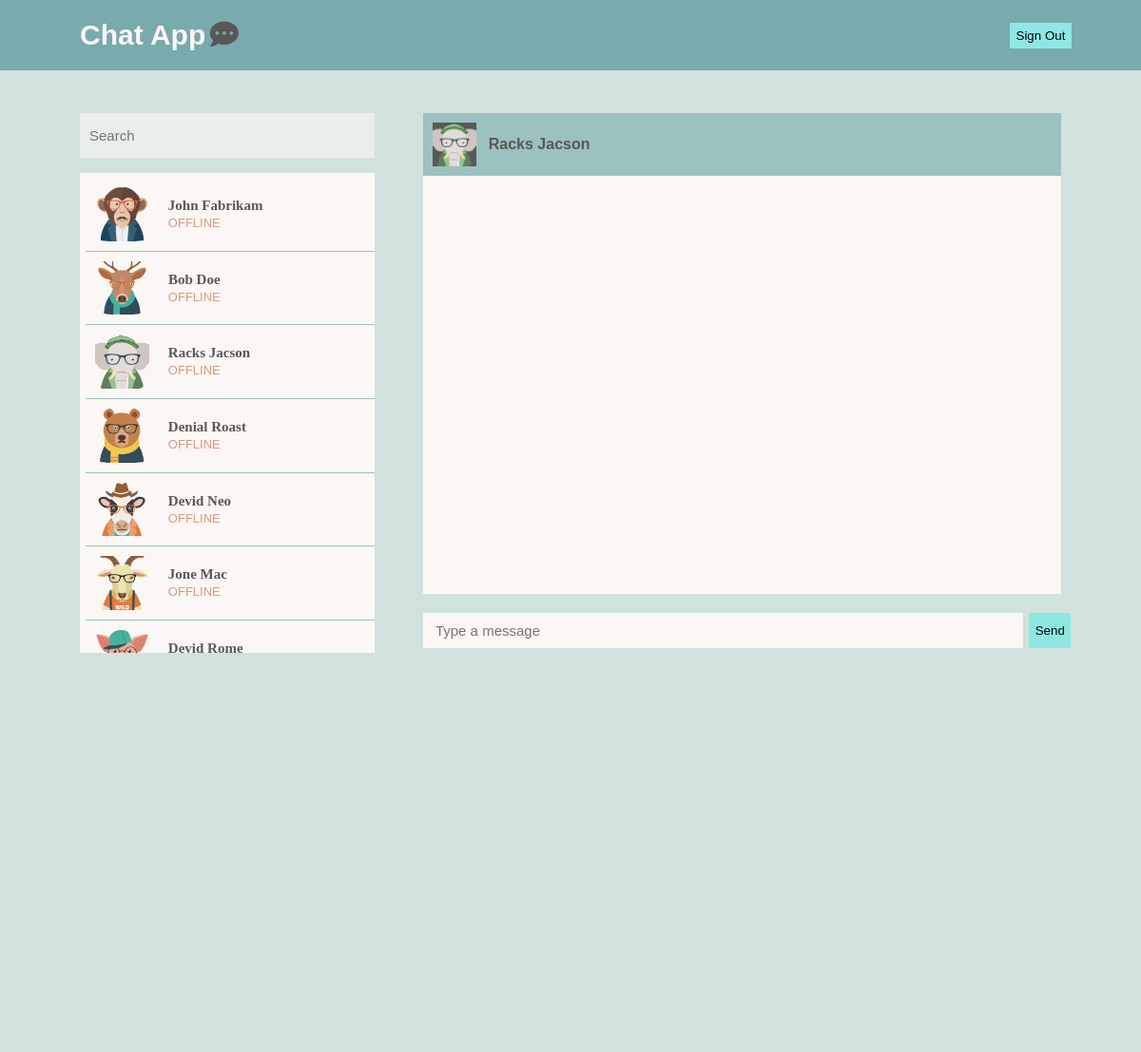
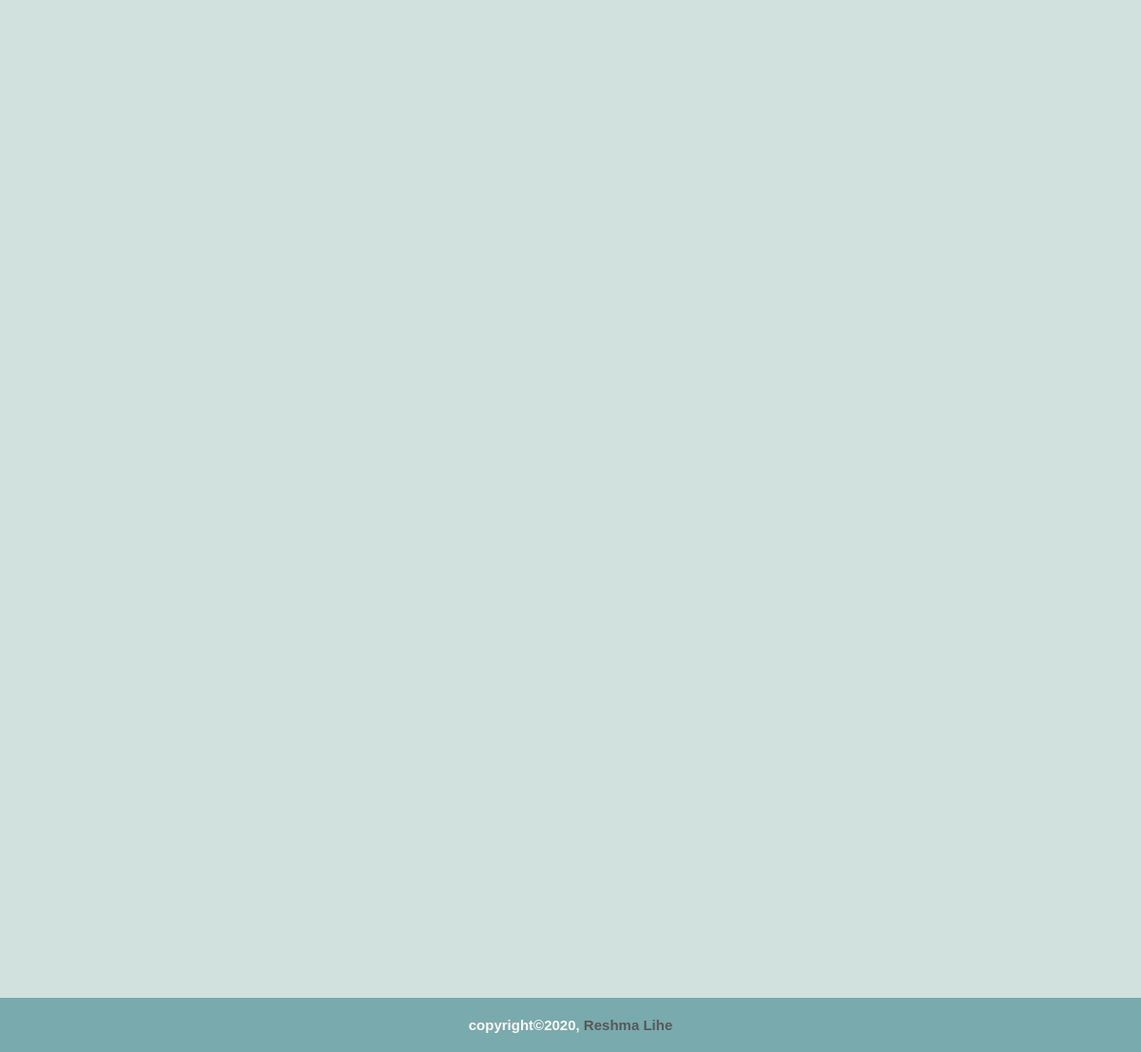
Page /view/chat.php?email=racks.jacson@learningcontainer.com (signed in) on the committed database (2 pictures, top to bottom).
### tables this page shows
CREATE TABLE `users` (
  `id` int(11) NOT NULL,
  `user_profile` varchar(50) NOT NULL,
  `user_fname` varchar(15) NOT NULL,
  `user_lname` varchar(15) NOT NULL,
  `user_gender` varchar(10) NOT NULL,
  `user_birthday` varchar(15) NOT NULL,
  `user_email` varchar(50) NOT NULL,
  `user_phone` varchar(15) NOT NULL,
  `user_pswd` varchar(100) NOT NULL,
  `user_question` varchar(100) NOT NULL,
  `user_answer` varchar(100) NOT NULL,
  `user_status` varchar(10) NOT NULL
);

### include/get_users_data.php (the view, shortened to what this page needs)
<?php
  include_once 'db.php';
  $current_user = $_SESSION['email'];
  $user = "SELECT * FROM users WHERE user_email != '$current_user'";
  $run_user = mysqli_query($connection, $user);
  while($row_user = mysqli_fetch_array($run_user)) {
    $user_fullName = $row_user['user_fname'] ." " .$row_user['user_lname'];
    $user_email = $row_user['user_email'];
    $user_profile = $row_user['user_profile'];
    $login = $row_user['user_status'];
    if ($login == 'Online') {
      $status = "<span class = 'status online'>online</span>";
    } else {
      $status = "<span class = 'status offline'>offline</span>";
    }
    echo "
      <li>
        <a href='chat.php?email=$user_email' title='$user_fullName'>
          <figure>
            <img src='$user_profile'>
          </figure>
          <div class='chat-left-details'>
            <p class='name'>$user_fullName</p>
            <p>$status</p>
          </div>
        </a>
      </li>
    ";
  }
?>

### view/chat.php (shortened to what this page needs)
<?php
  include_once '../include/db.php';
  if(!isset($_SESSION['email'])) {
    header("location:../view/signIn.php");
  } else {
?>
<!doctype html>
<html lang="en">
<head>
  <link rel="stylesheet" media="screen" href="../assets/vendor/fontawesome-free-5.13.0-web/css/all.min.css">
  <link rel="stylesheet" media="screen" href="../assets/css/style.css">
</head>
<body>
  <div class="container">
    <header>
      <div class="wrapper">
        <h1>
          <a href="index.php" title="Chat App">
            <span>chat app</span>
            <span class="logo">logo</span>
          </a>
        </h1>
        <form class="sign-out-form" method="POST">
          <div>
            <input class="blue-button" type="submit" name="left" value="Sign Out">
          </div>
        </form>
      </div>
    </header>
    <main>
      <section>
        <div class="wrapper">
          <div class="left-chat">
            <form action="#FIXME" method="POST">
              <div>
                <input class="search" type="text" name="search" placeholder="Search" autocomplete=off>
              </div>
            </form>
            <div class="left-chat-list scroll">
              <ul>
                <?php
                  include_once '../include/get_users_data.php';
                ?>
              </ul>
            </div>
          </div>
          <div class="right-chat">
            <?php
              $user = $_SESSION['email'];
              $get_user = "SELECT * FROM users WHERE user_email = '$user'";
              $run = mysqli_query($connection, $get_user);
              $row = mysqli_fetch_array($run);
              $user_name = $row['user_fname'] ." " .$row['user_lname'];
              $current_user_profile = $row['user_profile'];
            ?>
            <?php
              if(isset($_GET['email'])) {
                global $connection;
                $get_username = $_GET['email'];
                $get_user = "SELECT * FROM users WHERE user_email = '$get_username'";
                $run = mysqli_query($connection, $get_user);
                $row_user = mysqli_fetch_array($run);
                $chat_user = $row_user['user_fname'] ." " .$row_user['user_lname'];
                $user_progile_image = $row_user['user_profile'];
              }
            ?>
            <?php
              if(!isset($_GET['email'])) {
                echo "
                  <div class='current_profile'>
                    <span>welcome to</span>
                    <h2>chat app</h2>
                    <figure>
                      <img src='$current_user_profile'>
                    </figure>
                    <div>$user_name</div>
                  </div>
                ";
              } else {
              ?>
              <div class="right-header">
                <figure class="right-header-img">
                  <img src="<?php echo $user_progile_image; ?>" title="<?php echo $chat_user; ?>">
                </figure>
                <div class="right-header-detail">
                  <p><?php echo $chat_user; ?></p>
                </div>
              </div>
              <div class="right-header-contentchat scroll">
              </div>
              <div class="right-chat-textbox">
                <form action="#FIXME" method="POST">
                  <div>
                    <input type="text" name="content" placeholder="Type a message" autocomplete=off>
                  </div>
                  <div class="sendButton">
                    <input class="blue-button" type="submit" name="send" value="Send">
                  </div>
                </form>
              </div>
            <?php } ?>
          </div>
        </div>
      </section>
    </main>
    <footer>
      <div class="wrapper">
        <h3>copyright&copy;2020, <a href="#FIXME" title="Reshma Lihe">reshma lihe</a></h3>
      </div>
    </footer>
  </div>
</body>
</html>
<?php } ?>

### rows in the picture
users: user_profile (picture), user_fullName "John Fabrikam", user_status "OFFLINE"
users: user_profile (picture), user_fullName "Bob Doe", user_status "OFFLINE"
users: user_profile (picture), user_fullName "Racks Jacson", user_status "OFFLINE", chat_user "Racks Jacson"
users: user_profile (picture), user_fullName "Denial Roast", user_status "OFFLINE"
users: user_profile (picture), user_fullName "Devid Neo", user_status "OFFLINE"
users: user_profile (picture), user_fullName "Jone Mac", user_status "OFFLINE"
users: user_profile (picture), user_fullName "Devid Rome"
